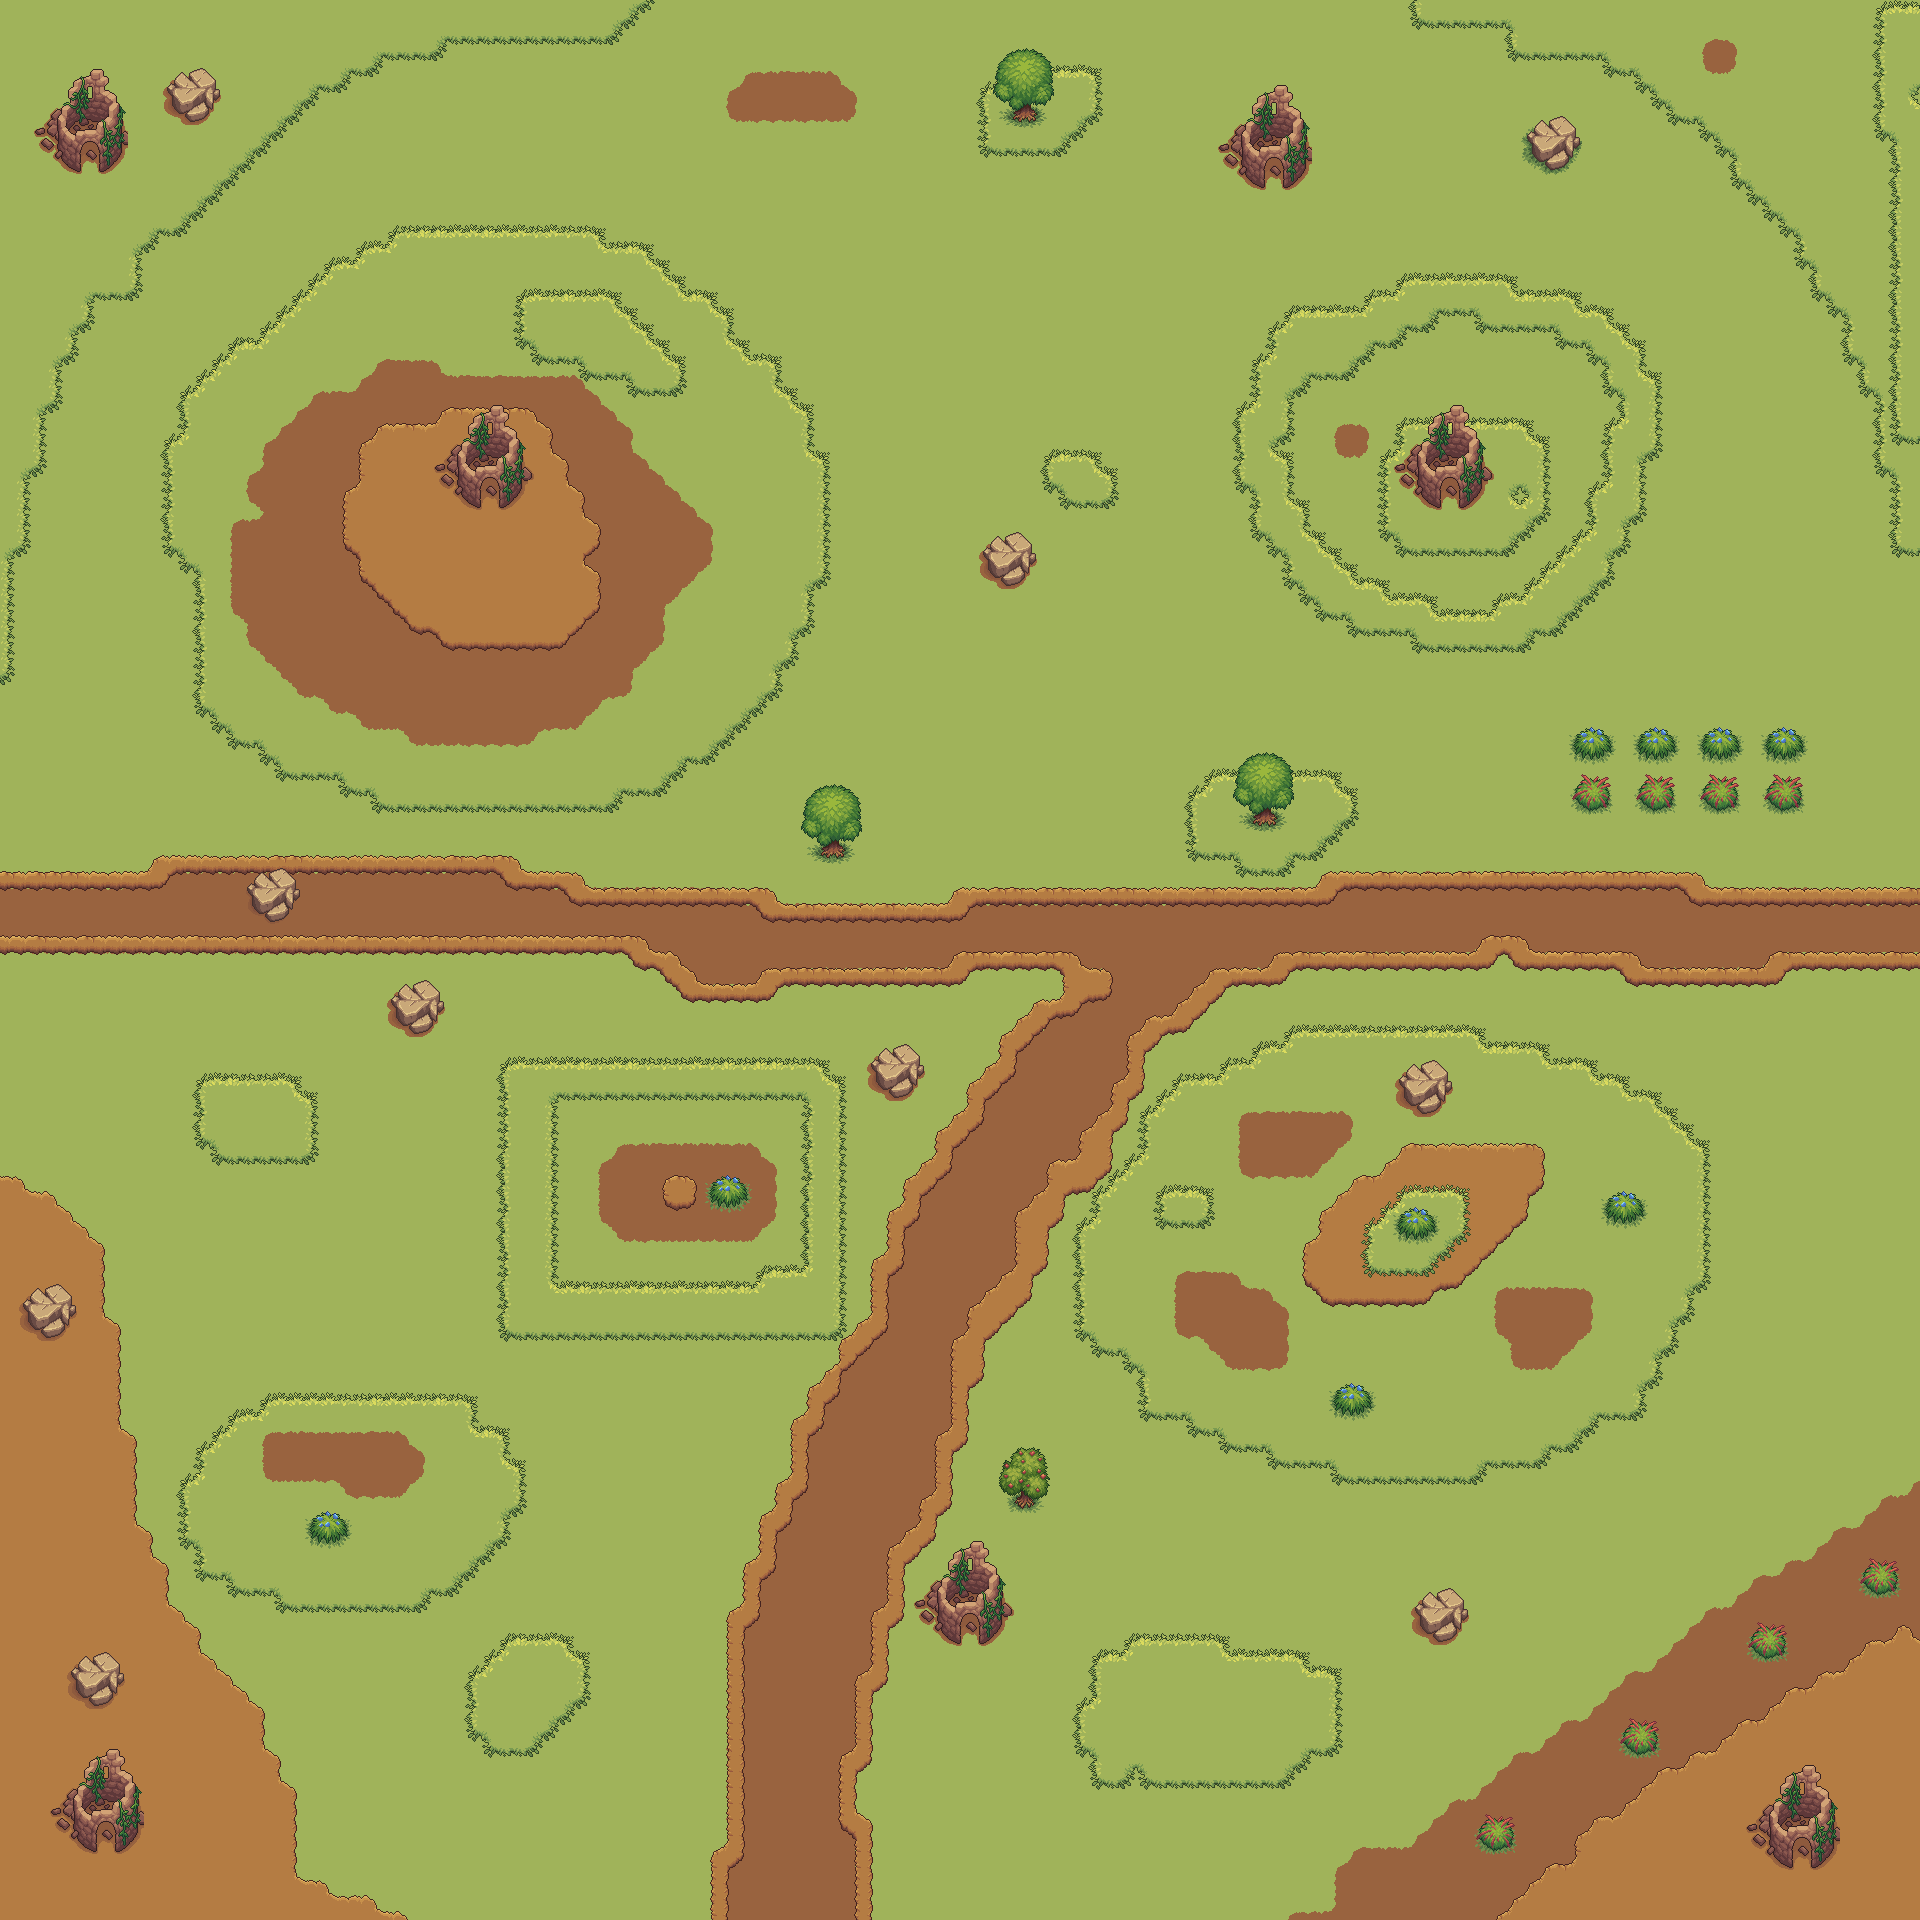

This is a level from a 2D game, rendered from its Tiled map with the project's own tilesets. A one-line summary and the map file follow, with tile-layer data summarised:
An orthogonal 120x120 tile map with 16x16 px tiles, 12 tile layers (background, bg1, bg2, bg3, ...), 3 hidden layers not drawn, 2 tilesets and 5 objects (spawn, enemy1, enemy2, enemy3, bulletspam).

<map version="1.10" tiledversion="1.11.0" orientation="orthogonal" renderorder="right-down" width="120" height="120" tilewidth="16" tileheight="16" infinite="0" nextlayerid="19" nextobjectid="14">
 <tileset firstgid="1" name="1" tilewidth="16" tileheight="16" tilecount="336" columns="21">
  <image source="game2/ground_grasss.png" width="336" height="256" />
  <wangsets>
   <wangset name="1" type="corner" tile="107">
    <wangcolor name="" color="#ff0000" tile="-1" probability="1" />
    <wangtile tileid="105" wangid="0,0,0,1,0,0,0,0" />
    <wangtile tileid="106" wangid="0,0,0,1,0,1,0,0" />
    <wangtile tileid="107" wangid="0,0,0,0,0,1,0,0" />
    <wangtile tileid="108" wangid="0,1,0,0,0,1,0,1" />
    <wangtile tileid="109" wangid="0,1,0,1,0,0,0,1" />
    <wangtile tileid="126" wangid="0,1,0,1,0,0,0,0" />
    <wangtile tileid="127" wangid="0,1,0,1,0,1,0,1" />
    <wangtile tileid="128" wangid="0,0,0,0,0,1,0,1" />
    <wangtile tileid="129" wangid="0,0,0,1,0,1,0,1" />
    <wangtile tileid="130" wangid="0,1,0,1,0,1,0,0" />
    <wangtile tileid="147" wangid="0,1,0,0,0,0,0,0" />
    <wangtile tileid="148" wangid="0,1,0,0,0,0,0,1" />
    <wangtile tileid="149" wangid="0,0,0,0,0,0,0,1" />
    <wangtile tileid="150" wangid="0,1,0,0,0,1,0,0" />
    <wangtile tileid="151" wangid="0,0,0,1,0,0,0,1" />
    <wangtile tileid="168" wangid="0,0,0,1,0,1,0,0" />
    <wangtile tileid="169" wangid="0,0,0,1,0,1,0,0" />
    <wangtile tileid="170" wangid="0,1,0,1,0,0,0,0" />
    <wangtile tileid="171" wangid="0,0,0,1,0,0,0,1" />
    <wangtile tileid="172" wangid="0,1,0,0,0,1,0,0" />
   </wangset>
   <wangset name="2" type="corner" tile="112">
    <wangcolor name="" color="#ff0000" tile="-1" probability="1" />
    <wangtile tileid="110" wangid="0,0,0,1,0,0,0,0" />
    <wangtile tileid="111" wangid="0,0,0,1,0,1,0,0" />
    <wangtile tileid="112" wangid="0,0,0,0,0,1,0,0" />
    <wangtile tileid="113" wangid="0,1,0,0,0,1,0,1" />
    <wangtile tileid="114" wangid="0,1,0,1,0,0,0,1" />
    <wangtile tileid="131" wangid="0,1,0,1,0,0,0,0" />
    <wangtile tileid="132" wangid="0,1,0,1,0,1,0,1" />
    <wangtile tileid="133" wangid="0,0,0,0,0,1,0,1" />
    <wangtile tileid="134" wangid="0,0,0,1,0,1,0,1" />
    <wangtile tileid="135" wangid="0,1,0,1,0,1,0,0" />
    <wangtile tileid="152" wangid="0,1,0,0,0,0,0,0" />
    <wangtile tileid="153" wangid="0,1,0,0,0,0,0,1" />
    <wangtile tileid="154" wangid="0,0,0,0,0,0,0,1" />
    <wangtile tileid="155" wangid="0,1,0,0,0,1,0,0" />
    <wangtile tileid="156" wangid="0,0,0,1,0,0,0,1" />
    <wangtile tileid="173" wangid="0,0,0,1,0,1,0,0" />
    <wangtile tileid="174" wangid="0,0,0,1,0,1,0,0" />
    <wangtile tileid="175" wangid="0,1,0,1,0,0,0,0" />
    <wangtile tileid="176" wangid="0,0,0,1,0,0,0,1" />
    <wangtile tileid="177" wangid="0,1,0,0,0,1,0,0" />
   </wangset>
   <wangset name="3" type="corner" tile="137">
    <wangcolor name="" color="#ff0000" tile="-1" probability="1" />
    <wangtile tileid="115" wangid="0,0,0,1,0,0,0,0" />
    <wangtile tileid="116" wangid="0,0,0,1,0,1,0,0" />
    <wangtile tileid="117" wangid="0,0,0,0,0,1,0,0" />
    <wangtile tileid="118" wangid="0,1,0,0,0,1,0,1" />
    <wangtile tileid="119" wangid="0,1,0,1,0,0,0,1" />
    <wangtile tileid="136" wangid="0,1,0,1,0,0,0,0" />
    <wangtile tileid="137" wangid="0,1,0,1,0,1,0,1" />
    <wangtile tileid="138" wangid="0,0,0,0,0,1,0,1" />
    <wangtile tileid="139" wangid="0,0,0,1,0,1,0,1" />
    <wangtile tileid="140" wangid="0,1,0,1,0,1,0,0" />
    <wangtile tileid="157" wangid="0,1,0,0,0,0,0,0" />
    <wangtile tileid="158" wangid="0,1,0,0,0,0,0,1" />
    <wangtile tileid="159" wangid="0,0,0,0,0,0,0,1" />
    <wangtile tileid="160" wangid="0,1,0,0,0,1,0,0" />
    <wangtile tileid="161" wangid="0,0,0,1,0,0,0,1" />
    <wangtile tileid="178" wangid="0,0,0,1,0,1,0,0" />
    <wangtile tileid="179" wangid="0,0,0,1,0,1,0,0" />
    <wangtile tileid="180" wangid="0,1,0,1,0,0,0,0" />
    <wangtile tileid="181" wangid="0,0,0,1,0,0,0,1" />
    <wangtile tileid="182" wangid="0,1,0,0,0,1,0,0" />
   </wangset>
   <wangset name="4" type="corner" tile="282">
    <wangcolor name="" color="#ff0000" tile="-1" probability="1" />
    <wangtile tileid="260" wangid="0,0,0,1,0,0,0,0" />
    <wangtile tileid="261" wangid="0,0,0,1,0,1,0,0" />
    <wangtile tileid="262" wangid="0,0,0,0,0,1,0,0" />
    <wangtile tileid="266" wangid="0,1,0,0,0,1,0,1" />
    <wangtile tileid="267" wangid="0,1,0,1,0,0,0,1" />
    <wangtile tileid="270" wangid="0,0,0,1,0,1,0,0" />
    <wangtile tileid="271" wangid="0,0,0,1,0,1,0,0" />
    <wangtile tileid="272" wangid="0,1,0,1,0,0,0,0" />
    <wangtile tileid="281" wangid="0,1,0,1,0,0,0,0" />
    <wangtile tileid="282" wangid="0,1,0,1,0,1,0,1" />
    <wangtile tileid="283" wangid="0,0,0,0,0,1,0,1" />
    <wangtile tileid="287" wangid="0,0,0,1,0,1,0,1" />
    <wangtile tileid="288" wangid="0,1,0,1,0,1,0,0" />
    <wangtile tileid="291" wangid="0,1,0,0,0,0,0,1" />
    <wangtile tileid="292" wangid="0,1,0,0,0,0,0,1" />
    <wangtile tileid="302" wangid="0,1,0,0,0,0,0,0" />
    <wangtile tileid="303" wangid="0,1,0,0,0,0,0,1" />
    <wangtile tileid="304" wangid="0,0,0,0,0,0,0,1" />
    <wangtile tileid="308" wangid="0,1,0,0,0,1,0,0" />
    <wangtile tileid="309" wangid="0,0,0,1,0,0,0,1" />
    <wangtile tileid="329" wangid="0,0,0,1,0,0,0,1" />
    <wangtile tileid="330" wangid="0,1,0,0,0,1,0,0" />
   </wangset>
   <wangset name="5" type="corner" tile="285">
    <wangcolor name="" color="#ff0000" tile="-1" probability="1" />
    <wangtile tileid="263" wangid="0,0,0,1,0,0,0,0" />
    <wangtile tileid="264" wangid="0,0,0,1,0,1,0,0" />
    <wangtile tileid="265" wangid="0,0,0,0,0,1,0,0" />
    <wangtile tileid="268" wangid="0,1,0,0,0,1,0,1" />
    <wangtile tileid="269" wangid="0,1,0,1,0,0,0,1" />
    <wangtile tileid="284" wangid="0,1,0,1,0,0,0,0" />
    <wangtile tileid="285" wangid="0,1,0,1,0,1,0,1" />
    <wangtile tileid="286" wangid="0,0,0,0,0,1,0,1" />
    <wangtile tileid="289" wangid="0,0,0,1,0,1,0,1" />
    <wangtile tileid="290" wangid="0,1,0,1,0,1,0,0" />
    <wangtile tileid="305" wangid="0,1,0,0,0,0,0,0" />
    <wangtile tileid="306" wangid="0,1,0,0,0,0,0,1" />
    <wangtile tileid="307" wangid="0,0,0,0,0,0,0,1" />
    <wangtile tileid="310" wangid="0,1,0,0,0,1,0,0" />
    <wangtile tileid="311" wangid="0,0,0,1,0,0,0,1" />
    <wangtile tileid="312" wangid="0,0,0,1,0,1,0,0" />
    <wangtile tileid="313" wangid="0,0,0,1,0,1,0,0" />
    <wangtile tileid="331" wangid="0,0,0,1,0,0,0,1" />
    <wangtile tileid="332" wangid="0,1,0,0,0,1,0,0" />
    <wangtile tileid="333" wangid="0,1,0,0,0,0,0,1" />
    <wangtile tileid="334" wangid="0,1,0,0,0,0,0,1" />
    <wangtile tileid="335" wangid="0,1,0,1,0,0,0,0" />
   </wangset>
  </wangsets>
 </tileset>
 <tileset firstgid="337" name="2" tilewidth="16" tileheight="16" tilecount="544" columns="16">
  <image source="game2/Trees_rocks.png" width="256" height="544" />
 </tileset>
 <layer id="1" name="background" width="120" height="120">
  <data>[14400 cells, 14400 non-empty, 1 distinct tile ids]</data>
 </layer>
 <layer id="7" name="bg1" width="120" height="120">
  <data>[14400 cells, 3317 non-empty, 16 distinct tile ids]</data>
 </layer>
 <layer id="8" name="bg2" width="120" height="120">
  <data>[14400 cells, 2730 non-empty, 18 distinct tile ids]</data>
 </layer>
 <layer id="9" name="bg3" width="120" height="120">
  <data>[14400 cells, 2080 non-empty, 17 distinct tile ids]</data>
 </layer>
 <layer id="10" name="bg4" width="120" height="120">
  <data>[14400 cells, 1073 non-empty, 16 distinct tile ids]</data>
 </layer>
 <layer id="11" name="home" width="120" height="120">
  <data>[14400 cells, 168 non-empty, 42 distinct tile ids]</data>
 </layer>
 <layer id="14" name="homespam" width="120" height="120">
  <data>[14400 cells, 0 non-empty, 0 distinct tile ids]</data>
 </layer>
 <layer id="12" name="rock" width="120" height="120">
  <data>[14400 cells, 160 non-empty, 32 distinct tile ids]</data>
 </layer>
 <layer id="13" name="tree" width="120" height="120">
  <data>[14400 cells, 234 non-empty, 58 distinct tile ids]</data>
 </layer>
 <group id="6" name="enemy">
  <layer id="3" name="spam1" width="120" height="120">
   <data>[14400 cells, 111 non-empty, 37 distinct tile ids]</data>
  </layer>
  <layer id="4" name="spam2" width="120" height="120">
   <data>[14400 cells, 0 non-empty, 0 distinct tile ids]</data>
  </layer>
  <layer id="5" name="spam3" width="120" height="120">
   <data>[14400 cells, 0 non-empty, 0 distinct tile ids]</data>
  </layer>
  <layer id="15" name="defend1" width="120" height="120" visible="0">
   <data>[14400 cells, 16 non-empty, 16 distinct tile ids]</data>
  </layer>
  <layer id="16" name="defend2" width="120" height="120" visible="0">
   <data>[14400 cells, 16 non-empty, 16 distinct tile ids]</data>
  </layer>
  <layer id="17" name="defend3" width="120" height="120" visible="0">
   <data>[14400 cells, 16 non-empty, 16 distinct tile ids]</data>
  </layer>
 </group>
 <objectgroup id="2" name="character">
  <object id="1" name="spawn" x="954.545" y="957.576">
   <point />
  </object>
  <object id="10" name="enemy1" x="433.333" y="421.212" width="103.03" height="96.9697">
   <ellipse />
  </object>
  <object id="11" name="enemy2" x="1421.21" y="421.212" width="75.7576" height="84.8485">
   <ellipse />
  </object>
  <object id="12" name="enemy3" x="942.424" y="1560.61" width="66.6667" height="69.697">
   <ellipse />
  </object>
 </objectgroup>
 <objectgroup id="18" name="bullet">
  <object id="13" name="bulletspam" x="644" y="1194">
   <point />
  </object>
 </objectgroup>
</map>
